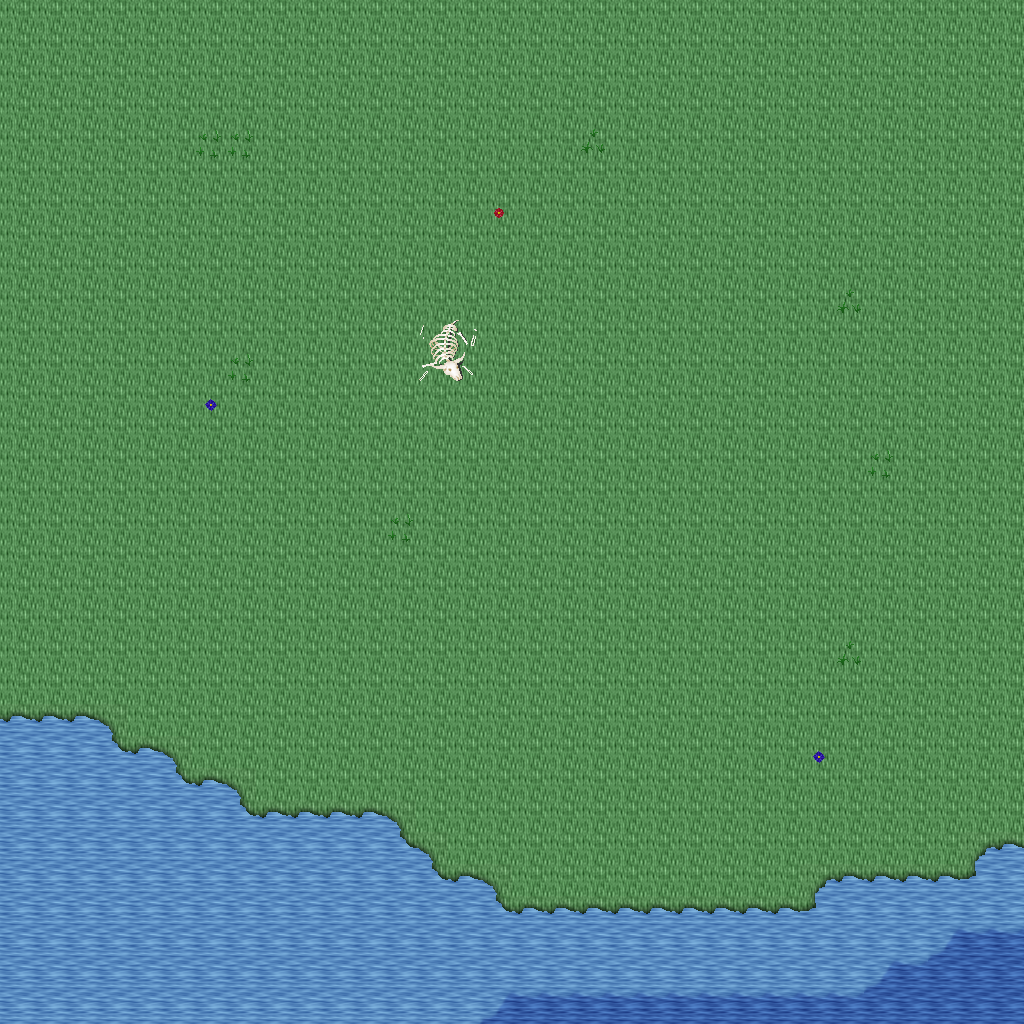

The image is a tile-based game level rendered from a .tmx file. Its description and source (layers, tilesets, objects; grid data summarised) follow:
An orthogonal 32x32 tile map with 32x32 px tiles, 5 tile layers (Ground, Objects, Objects2, Above, ...), 1 hidden layer not drawn, 10 tilesets.

<map version="1.10" tiledversion="1.11.0" orientation="orthogonal" renderorder="right-down" width="32" height="32" tilewidth="32" tileheight="32" infinite="0" nextlayerid="11" nextobjectid="1">
 <tileset firstgid="1" name="ground_ground" tilewidth="32" tileheight="32" tilecount="33" columns="3">
  <image source="../drawable/ground_ground.png" width="96" height="352" />
 </tileset>
 <tileset firstgid="34" name="ground_grass_edges" tilewidth="32" tileheight="32" tilecount="36" columns="12">
  <image source="../drawable/ground_grass_edges.png" width="384" height="96" />
 </tileset>
 <tileset firstgid="70" name="ground_water_pool" tilewidth="32" tileheight="32" tilecount="72" columns="3">
  <image source="../drawable/ground_water_pool.png" width="96" height="768" />
 </tileset>
 <tileset firstgid="142" name="ground_grass_corners" tilewidth="32" tileheight="32" tilecount="24" columns="6">
  <image source="../drawable/ground_grass_corners.png" width="192" height="128" />
 </tileset>
 <tileset firstgid="166" name="plant_grasses" tilewidth="32" tileheight="32" tilecount="6" columns="3">
  <image source="../drawable/plant_grasses.png" width="96" height="64" />
 </tileset>
 <tileset firstgid="172" name="plant_flower_daisy_red" tilewidth="32" tileheight="32" tilecount="8" columns="2">
  <image source="../drawable/plant_flower_daisy_red.png" width="64" height="128" />
 </tileset>
 <tileset firstgid="180" name="plant_flower_daisy_blue" tilewidth="32" tileheight="32" tilecount="8" columns="2">
  <image source="../drawable/plant_flower_daisy_blue.png" width="64" height="128" />
 </tileset>
 <tileset firstgid="188" name="item_corpse_huge_animal" tilewidth="32" tileheight="32" tilecount="16" columns="2">
  <image source="../drawable/item_corpse_huge_animal.png" width="64" height="256" />
 </tileset>
 <tileset firstgid="204" name="logic_collision" tilewidth="32" tileheight="32" tilecount="1" columns="1">
  <image source="../drawable/logic_collision.png" width="32" height="32" />
 </tileset>
 <tileset firstgid="205" name="ground_water_pool_deep" tilewidth="32" tileheight="32" tilecount="72" columns="3">
  <image source="../drawable/ground_water_pool_deep.png" width="96" height="768" />
 </tileset>
 <layer id="1" name="Ground" width="32" height="32">
  <data>[1024 cells, 1024 non-empty, 3 distinct tile ids]</data>
 </layer>
 <layer id="2" name="Objects" width="32" height="32">
  <data>[1024 cells, 57 non-empty, 7 distinct tile ids]</data>
 </layer>
 <layer id="3" name="Objects2" width="32" height="32">
  <data>[1024 cells, 15 non-empty, 8 distinct tile ids]</data>
 </layer>
 <layer id="4" name="Above" width="32" height="32">
  <data>[1024 cells, 0 non-empty, 0 distinct tile ids]</data>
 </layer>
 <layer id="5" name="Above2" width="32" height="32">
  <data>[1024 cells, 0 non-empty, 0 distinct tile ids]</data>
 </layer>
 <layer id="6" name="Walkable" width="32" height="32" visible="0">
  <data>[1024 cells, 29 non-empty, 1 distinct tile ids]</data>
 </layer>
 <objectgroup id="7" name="Mapevents" />
 <objectgroup id="8" name="Spawn" />
 <objectgroup id="9" name="Keys" />
 <objectgroup id="10" name="Replace" />
</map>
